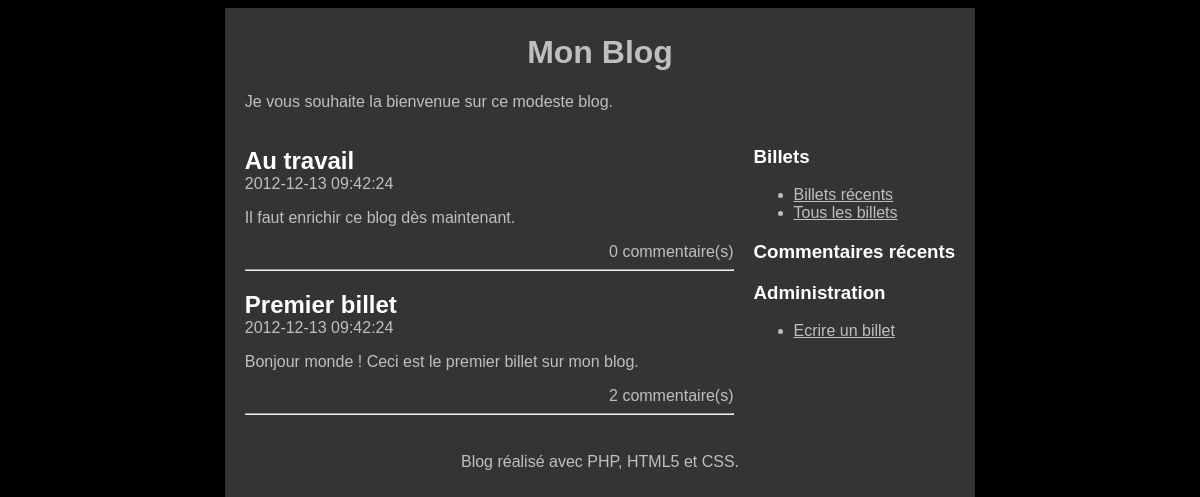
The page / on the database its author committed.
### tables this page shows
create table T_BILLET (
  BIL_ID integer primary key auto_increment,
  BIL_DATE datetime not null,
  BIL_TITRE varchar(100) not null,
  BIL_CONTENU varchar(400) not null
);

### Controleur/ControleurBillet.php (called while the page is built, shortened)
<?php
require_once 'Modele/ModeleBillet.php';
require_once 'Controleur/Controleur.php';
class ControleurBillet extends Controleur{
    private $modeleBillet;
    public function __construct()
    {
        $this->modeleBillet = new ModeleBillet();
    }
    public function listerBillets()
    {
        $resultatsBillets = $this->modeleBillet->lireTout();
        $billets = $resultatsBillets->fetchAll();
        $lienBillet = "index.php?action=afficherBillet&id=";
        $this->genererVue('listeBillets',
                array('billets' => $billets, 'lienBillet' => $lienBillet));
    }
}
?>

### Modele/Modele.php (called while the page is built, shortened)
<?php
abstract class Modele
{
    private $bdd;
    private function getBDD() {
        if ($this->bdd === null) {
            $this->bdd = new PDO('mysql:host=localhost;dbname=monblog', 'root', '');
            $this->bdd->setAttribute(PDO::ATTR_ERRMODE, PDO::ERRMODE_EXCEPTION);
            $this->bdd->query('set names utf8');
        }
        return $this->bdd;
    }
    protected function executerLecture($sql, $accederPremierElement = false)
    {
        $resultats = $this->getBDD()->query($sql);
        if($accederPremierElement == true)
            return $resultats->fetch();
        else
            return $resultats;
    }
}

### Modele/ModeleBillet.php (called while the page is built, shortened)
<?php
require_once 'Modele/Modele.php';
class ModeleBillet extends Modele
{
    public function lireTout()
    {
        return $this->executerLecture('select * from T_BILLET order by BIL_ID desc');
    }
}
?>

### index.php (called while the page is built)
<?php
require 'Controleur/ControleurFrontal.php';
$ctrl = new ControleurFrontal();
$ctrl->routerRequete();

### Vue/listeBillets.php (the view, shortened to what this page needs)
<?php foreach ($billets as $billet): ?>
    <article>
        <header>
            <h1 class="titreBillet">
                <a href="<?= $lienBillet . $billet['BIL_ID'] ?>">
                    <?= $billet['BIL_TITRE'] ?>
                </a>
            </h1>
            <time><?= $billet['BIL_DATE'] ?></time>
        </header>
        <p><?= $billet['BIL_CONTENU'] ?></p>
        <footer class="commentaire"><?= $billet['NB_COM'] ?> commentaire(s)</footer>
    </article>
    <hr />
<?php endforeach; ?>
<?php $contenu = ob_get_clean() ?>
<?php include 'gabarit.php' ?>

### Controleur/ControleurFrontal.php (shortened to what this page needs)
<?php
require 'Controleur/ControleurBillet.php';
require_once 'Controleur/Controleur.php';
class ControleurFrontal extends Controleur
{
    private $ctrlBillet;
    public function __construct() {
        $this->ctrlBillet = new ControleurBillet();
    }
    public function routerRequete()
    {
        try{
           if (!empty($_GET)){
               $this->routerRequeteGet();
           }
           else if (!empty($_POST)){
               $this->routerRequetePost();
           }
           else{
               $this->ctrlBillet->listerBillets();
           }
        }
        catch (Exception $e){
            $this->afficherErreur($e->getMessage());
        }
    }
}

### Controleur/Controleur.php (shortened to what this page needs)
<?php
require_once 'Modele/ModeleBillet.php';
abstract class Controleur {
    protected function genererVue($vue, $donnees)
    {
        $fichierVue = 'Vue/'.$vue.'.php';
        if (file_exists($fichierVue)){
            extract($donnees);
            require $fichierVue;
        }
        else
            throw new Exception("Fichier $fichierVue non trouvé.");
    }
}
?>

### Vue/gabarit.php (shortened to what this page needs)
<!doctype html>
<html lang="fr">
  <head>
    <link rel="stylesheet" href="style.css" />
  </head>
  <body>
    <div id="global">
      <header>
        <h1 id="titreBlog"><a href="index.php">Mon Blog</a></h1>
        <p>Je vous souhaite la bienvenue sur ce modeste blog.</p>
      </header>
      <nav>
        <section>
          <h1>Billets</h1>
          <ul>
            <li><a href="todo">Billets récents</a></li>
            <li><a href="todo">Tous les billets</a></li>
          </ul>
        </section>
        <section>
          <h1>Commentaires récents</h1>
        </section>
        <section>
          <h1>Administration</h1>
          <ul>
            <li><a href="todo">Ecrire un billet</a></li>
          </ul>
        </section>
      </nav>
      <div id="contenu">
        <?= $contenu ?>
      </div>
      <footer id="piedBlog">
        Blog réalisé avec PHP, HTML5 et CSS.
      </footer>
    </div>
  </body>
</html>

### style.css (style rules this page uses)
html, body { height: 100%; }
body { color: #bfbfbf; background: black; font-family: 'Futura-Medium', 'Futura', 'Trebuchet MS', sans-serif; }
a { color: #bfbfbf; }
nav { float: right; margin-left: 20px; }
h1 { color: white; }
#global { min-height: 100%; background: #333534; width: 60%; margin: auto; text-align: justify; padding: 5px 20px; }
#contenu { margin-bottom : 30px; overflow: hidden; }
#titreBlog, #piedBlog { text-align: center; }
#titreBlog a, a:hover, a:focus { text-decoration:none }
.titreBillet { margin-bottom : 0px; }
.titreBillet a { color: white; text-decoration: none; }
.commentaire { text-align: right; }

### rows shown on the page
t_billet: BIL_TITRE "Au travail", BIL_DATE "2012-12-13 09:42:24", BIL_CONTENU "Il faut enrichir ce blog dès maintenant.", NB_COM "0"
t_billet: BIL_TITRE "Premier billet", BIL_DATE "2012-12-13 09:42:24", BIL_CONTENU "Bonjour monde ! Ceci est le premier billet sur mon blog.", NB_COM "2"
